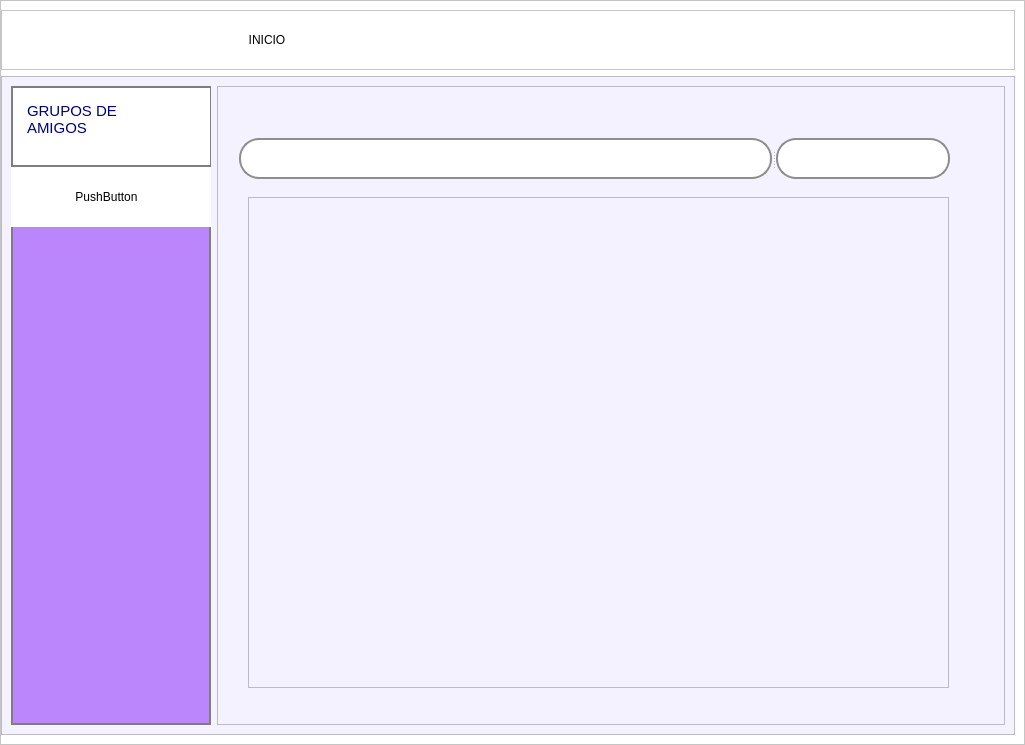
<?xml version="1.0" encoding="UTF-8"?>
<ui version="4.0">
 <class>MainWindow</class>
 <widget class="QMainWindow" name="MainWindow">
  <property name="geometry">
   <rect>
    <x>0</x>
    <y>0</y>
    <width>1025</width>
    <height>745</height>
   </rect>
  </property>
  <property name="windowTitle">
   <string>MainWindow</string>
  </property>
  <widget class="QWidget" name="centralwidget">
   <layout class="QVBoxLayout" name="verticalLayout">
    <property name="spacing">
     <number>0</number>
    </property>
    <property name="leftMargin">
     <number>0</number>
    </property>
    <property name="topMargin">
     <number>0</number>
    </property>
    <property name="rightMargin">
     <number>0</number>
    </property>
    <property name="bottomMargin">
     <number>0</number>
    </property>
    <item>
     <widget class="QFrame" name="frame">
      <property name="styleSheet">
       <string notr="true">background-color: rgb(255, 255, 255);</string>
      </property>
      <property name="frameShape">
       <enum>QFrame::StyledPanel</enum>
      </property>
      <property name="frameShadow">
       <enum>QFrame::Raised</enum>
      </property>
      <layout class="QVBoxLayout" name="verticalLayout_2" stretch="0,11">
       <property name="leftMargin">
        <number>0</number>
       </property>
       <item>
        <widget class="QFrame" name="frame_superior">
         <property name="styleSheet">
          <string notr="true">Qframe{
background-color:rgb(0, 0, 0);
}

QPushButton{
background-color:#000000ff;
border-radius:20px;
}

QPushButton:hover{
background-color:rgb(61, 61, 61);
border-radius:20px;
}</string>
         </property>
         <property name="frameShape">
          <enum>QFrame::StyledPanel</enum>
         </property>
         <property name="frameShadow">
          <enum>QFrame::Raised</enum>
         </property>
         <layout class="QHBoxLayout" name="horizontalLayout">
          <item>
           <widget class="QPushButton" name="bt_menu">
            <property name="minimumSize">
             <size>
              <width>200</width>
              <height>20</height>
             </size>
            </property>
            <property name="text">
             <string/>
            </property>
            <property name="icon">
             <iconset>
              <normaloff>../../Downloads/lineas.jpeg</normaloff>../../Downloads/lineas.jpeg</iconset>
            </property>
            <property name="iconSize">
             <size>
              <width>30</width>
              <height>30</height>
             </size>
            </property>
           </widget>
          </item>
          <item>
           <widget class="QPushButton" name="pushButton">
            <property name="minimumSize">
             <size>
              <width>100</width>
              <height>0</height>
             </size>
            </property>
            <property name="styleSheet">
             <string notr="true">font: 25 10pt &quot;Bahnschrift SemiLight&quot;;</string>
            </property>
            <property name="text">
             <string>INICIO</string>
            </property>
           </widget>
          </item>
          <item>
           <spacer name="horizontalSpacer">
            <property name="orientation">
             <enum>Qt::Horizontal</enum>
            </property>
            <property name="sizeHint" stdset="0">
             <size>
              <width>40</width>
              <height>20</height>
             </size>
            </property>
           </spacer>
          </item>
          <item>
           <widget class="QPushButton" name="bt_perfil">
            <property name="minimumSize">
             <size>
              <width>40</width>
              <height>40</height>
             </size>
            </property>
            <property name="text">
             <string/>
            </property>
            <property name="icon">
             <iconset>
              <normaloff>../../Downloads/Perfil.jpeg</normaloff>../../Downloads/Perfil.jpeg</iconset>
            </property>
            <property name="iconSize">
             <size>
              <width>40</width>
              <height>40</height>
             </size>
            </property>
           </widget>
          </item>
         </layout>
        </widget>
       </item>
       <item>
        <widget class="QFrame" name="frame_contenido">
         <property name="styleSheet">
          <string notr="true">background-color: rgb(244, 242, 255);</string>
         </property>
         <property name="frameShape">
          <enum>QFrame::StyledPanel</enum>
         </property>
         <property name="frameShadow">
          <enum>QFrame::Raised</enum>
         </property>
         <layout class="QHBoxLayout" name="horizontalLayout_2">
          <item>
           <widget class="QFrame" name="frame_menu">
            <property name="minimumSize">
             <size>
              <width>200</width>
              <height>0</height>
             </size>
            </property>
            <property name="maximumSize">
             <size>
              <width>0</width>
              <height>16777215</height>
             </size>
            </property>
            <property name="styleSheet">
             <string notr="true">
QFrame{
background-color: rgb(187, 134, 252);
border: 2px solid  rgb(126, 126, 126);
}

QPushButton{
background-color: white;
border-top-left-radius: 5px;
border-bottom-left-radius: 5px;
color: rgb(0, 0, 0);
font: 12pt &quot;Bahnschrift SemiLight&quot;;
}

QPushButton:hover{
background-color: rgb(61, 61, 61);
border-top-left-radius: 5px;
border-bottom-left-radius: 5px;
color: rgb(255, 255, 255);
font: 12pt &quot;Bahnschrift SemiLight&quot;;
}</string>
            </property>
            <property name="frameShape">
             <enum>QFrame::StyledPanel</enum>
            </property>
            <property name="frameShadow">
             <enum>QFrame::Raised</enum>
            </property>
            <widget class="QPushButton" name="pushButton_2">
             <property name="geometry">
              <rect>
               <x>-10</x>
               <y>80</y>
               <width>211</width>
               <height>61</height>
              </rect>
             </property>
             <property name="text">
              <string>PushButton</string>
             </property>
             <property name="icon">
              <iconset>
               <normaloff>../../Downloads/Perfil.jpeg</normaloff>../../Downloads/Perfil.jpeg</iconset>
             </property>
             <property name="iconSize">
              <size>
               <width>35</width>
               <height>35</height>
              </size>
             </property>
            </widget>
            <widget class="QFrame" name="frame_2">
             <property name="geometry">
              <rect>
               <x>0</x>
               <y>0</y>
               <width>201</width>
               <height>81</height>
              </rect>
             </property>
             <property name="styleSheet">
              <string notr="true">
QFrame{
background-color: rgb(255, 255, 255);
}

QPushButton{
background-color: white;
border-top-left-radius: 5px;
border-bottom-left-radius: 5px;
color: rgb(0, 0, 0);
font: 12pt &quot;Bahnschrift SemiLight&quot;;
}

QPushButtom:hover{
background-color: rgb(61, 61, 61);
border-top-left-radius: 5px;
border-bottom-left-radius: 5px;
color: rgb(255, 255, 255);
font: 12pt &quot;Bahnschrift SemiLight&quot;;
}</string>
             </property>
             <property name="frameShape">
              <enum>QFrame::StyledPanel</enum>
             </property>
             <property name="frameShadow">
              <enum>QFrame::Raised</enum>
             </property>
             <property name="lineWidth">
              <number>1</number>
             </property>
             <widget class="QTextEdit" name="textEdit">
              <property name="geometry">
               <rect>
                <x>10</x>
                <y>10</y>
                <width>121</width>
                <height>61</height>
               </rect>
              </property>
              <property name="styleSheet">
               <string notr="true">font: 9pt &quot;Bahnschrift SemiLight&quot;;
border-color: rgb(255, 255, 255);</string>
              </property>
              <property name="frameShape">
               <enum>QFrame::StyledPanel</enum>
              </property>
              <property name="html">
               <string>&lt;!DOCTYPE HTML PUBLIC &quot;-//W3C//DTD HTML 4.0//EN&quot; &quot;http://www.w3.org/TR/REC-html40/strict.dtd&quot;&gt;
&lt;html&gt;&lt;head&gt;&lt;meta name=&quot;qrichtext&quot; content=&quot;1&quot; /&gt;&lt;style type=&quot;text/css&quot;&gt;
p, li { white-space: pre-wrap; }
&lt;/style&gt;&lt;/head&gt;&lt;body style=&quot; font-family:'Bahnschrift SemiLight'; font-size:9pt; font-weight:400; font-style:normal;&quot;&gt;
&lt;p style=&quot; margin-top:0px; margin-bottom:0px; margin-left:0px; margin-right:0px; -qt-block-indent:0; text-indent:0px;&quot;&gt;&lt;span style=&quot; font-size:11pt; color:#00007f;&quot;&gt;GRUPOS DE AMIGOS&lt;/span&gt;&lt;/p&gt;&lt;/body&gt;&lt;/html&gt;</string>
              </property>
             </widget>
             <widget class="QPushButton" name="bt_mas">
              <property name="geometry">
               <rect>
                <x>140</x>
                <y>10</y>
                <width>51</width>
                <height>51</height>
               </rect>
              </property>
              <property name="text">
               <string/>
              </property>
              <property name="icon">
               <iconset>
                <normaloff>../../Downloads/suma.jpeg</normaloff>../../Downloads/suma.jpeg</iconset>
              </property>
              <property name="iconSize">
               <size>
                <width>40</width>
                <height>40</height>
               </size>
              </property>
             </widget>
            </widget>
           </widget>
          </item>
          <item>
           <widget class="QFrame" name="frame_perfil">
            <property name="frameShape">
             <enum>QFrame::StyledPanel</enum>
            </property>
            <property name="frameShadow">
             <enum>QFrame::Raised</enum>
            </property>
            <layout class="QVBoxLayout" name="verticalLayout_3">
             <property name="spacing">
              <number>0</number>
             </property>
             <property name="leftMargin">
              <number>1</number>
             </property>
             <property name="topMargin">
              <number>1</number>
             </property>
             <property name="rightMargin">
              <number>1</number>
             </property>
             <property name="bottomMargin">
              <number>1</number>
             </property>
             <item>
              <widget class="QStackedWidget" name="stackedWidget">
               <property name="styleSheet">
                <string notr="true">QFrame{
background-color: (255, 255, 255);
}

QLabel{
background-color: (255, 255, 255);
border: 1px solid  rgb(126, 126, 126);
color: rgb(85, 85, 255);
border-radius: 5px;
font: 10pt &quot;Bahnschrift SemiLight&quot;;
}</string>
               </property>
               <property name="currentIndex">
                <number>1</number>
               </property>
               <widget class="QWidget" name="page_perfil">
                <widget class="QPushButton" name="pushButton_3">
                 <property name="geometry">
                  <rect>
                   <x>572</x>
                   <y>557</y>
                   <width>161</width>
                   <height>40</height>
                  </rect>
                 </property>
                 <property name="minimumSize">
                  <size>
                   <width>40</width>
                   <height>40</height>
                  </size>
                 </property>
                 <property name="styleSheet">
                  <string notr="true">QPushButton{
background-color: rgb(255, 255, 255);
border-radius:20px;
border: 2px solid  rgb(143, 142, 142);
font: 25 10pt &quot;Bahnschrift SemiLight&quot;;
}

QPushButton:hover{
background-color:rgb(61, 61, 61);
border-radius:20px;
}</string>
                 </property>
                 <property name="text">
                  <string>ACTUALIZAR</string>
                 </property>
                </widget>
                <widget class="QSplitter" name="splitter">
                 <property name="geometry">
                  <rect>
                   <x>230</x>
                   <y>60</y>
                   <width>501</width>
                   <height>481</height>
                  </rect>
                 </property>
                 <property name="orientation">
                  <enum>Qt::Vertical</enum>
                 </property>
                 <widget class="QLabel" name="label">
                  <property name="minimumSize">
                   <size>
                    <width>20</width>
                    <height>0</height>
                   </size>
                  </property>
                  <property name="text">
                   <string>TextLabel</string>
                  </property>
                 </widget>
                 <widget class="QLabel" name="label_4">
                  <property name="minimumSize">
                   <size>
                    <width>200</width>
                    <height>0</height>
                   </size>
                  </property>
                  <property name="text">
                   <string>TextLabel</string>
                  </property>
                 </widget>
                 <widget class="QLabel" name="label_6">
                  <property name="minimumSize">
                   <size>
                    <width>20</width>
                    <height>0</height>
                   </size>
                  </property>
                  <property name="text">
                   <string>Birthdate</string>
                  </property>
                 </widget>
                 <widget class="QLabel" name="label_5">
                  <property name="minimumSize">
                   <size>
                    <width>20</width>
                    <height>0</height>
                   </size>
                  </property>
                  <property name="text">
                   <string>Gender</string>
                  </property>
                 </widget>
                 <widget class="QLabel" name="label_7">
                  <property name="minimumSize">
                   <size>
                    <width>30</width>
                    <height>0</height>
                   </size>
                  </property>
                  <property name="text">
                   <string>Interests</string>
                  </property>
                 </widget>
                 <widget class="QLabel" name="label_8">
                  <property name="minimumSize">
                   <size>
                    <width>30</width>
                    <height>0</height>
                   </size>
                  </property>
                  <property name="text">
                   <string>Work area</string>
                  </property>
                 </widget>
                </widget>
                <widget class="QSplitter" name="splitter_2">
                 <property name="geometry">
                  <rect>
                   <x>30</x>
                   <y>60</y>
                   <width>161</width>
                   <height>201</height>
                  </rect>
                 </property>
                 <property name="orientation">
                  <enum>Qt::Vertical</enum>
                 </property>
                 <widget class="QLabel" name="label_2">
                  <property name="text">
                   <string>TextLabel</string>
                  </property>
                 </widget>
                 <widget class="QLabel" name="label_3">
                  <property name="text">
                   <string>TextLabel</string>
                  </property>
                 </widget>
                </widget>
               </widget>
               <widget class="QWidget" name="page_agregar">
                <widget class="QFrame" name="frame_3">
                 <property name="geometry">
                  <rect>
                   <x>29</x>
                   <y>109</y>
                   <width>701</width>
                   <height>491</height>
                  </rect>
                 </property>
                 <property name="frameShape">
                  <enum>QFrame::StyledPanel</enum>
                 </property>
                 <property name="frameShadow">
                  <enum>QFrame::Raised</enum>
                 </property>
                </widget>
                <widget class="QSplitter" name="splitter_3">
                 <property name="geometry">
                  <rect>
                   <x>20</x>
                   <y>50</y>
                   <width>711</width>
                   <height>41</height>
                  </rect>
                 </property>
                 <property name="orientation">
                  <enum>Qt::Horizontal</enum>
                 </property>
                 <widget class="QLineEdit" name="lineEdit">
                  <property name="styleSheet">
                   <string notr="true">QLineEdit{
background-color: rgb(255, 255, 255);
border-radius:20px;
border: 2px solid  rgb(143, 142, 142);
font: 25 10pt &quot;Bahnschrift SemiLight&quot;;
}
</string>
                  </property>
                 </widget>
                 <widget class="QPushButton" name="pushButton_4">
                  <property name="styleSheet">
                   <string notr="true">QPushButton{
background-color: rgb(255, 255, 255);
border-radius:20px;
border: 2px solid  rgb(143, 142, 142);
font: 25 10pt &quot;Bahnschrift SemiLight&quot;;
}

QPushButton:hover{
background-color:rgb(61, 61, 61);
border-radius:20px;
}</string>
                  </property>
                  <property name="text">
                   <string/>
                  </property>
                  <property name="icon">
                   <iconset>
                    <normaloff>../../Pictures/busqueda.jpg</normaloff>../../Pictures/busqueda.jpg</iconset>
                  </property>
                  <property name="iconSize">
                   <size>
                    <width>25</width>
                    <height>25</height>
                   </size>
                  </property>
                 </widget>
                </widget>
               </widget>
              </widget>
             </item>
            </layout>
           </widget>
          </item>
         </layout>
        </widget>
       </item>
      </layout>
     </widget>
    </item>
   </layout>
  </widget>
 </widget>
 <resources/>
 <connections/>
</ui>
